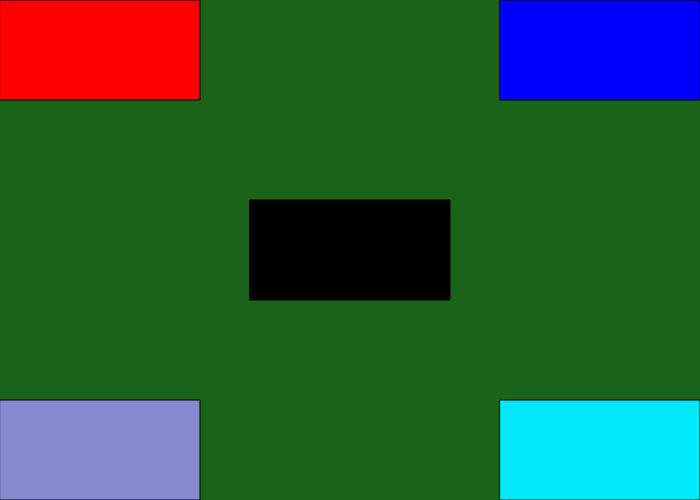
Frame 1 (no input)
Frame 60 (no input): identical to frame 1, image omitted
Frame 120 (the mouse pressed at the canvas centre since frame 60): identical to frame 1, image omitted

The p5.js sketch that drew this single still picture (run headless with seeded random() and noise() and a simulated clock; from frame 60 on, the mouse is pressed at the canvas centre):

// p5.js sketch
// ── sketch.js
function setup()
{
  //create a drawing service 700px wide, 500px tall
  createCanvas(700,500);
  
}

function draw()
{
  //create a background using RGB values
  background(25,100,25)

  // change the paint brush to a specific color according to RGB values
  fill(255,0,0);
  

  // create a rectangle at x,y coordinates 10,10 with length x height at 100 x 50
  rect(0,0,200,100);
  fill(0,0,255);
  rect(500,0,200,100);
  fill(134,139,209);
  rect(0,400,200,100);
  fill(0,233,250);
  rect(500,400,200,100);
  fill(0,0,0);
  rect(250,200,200,100)
    
}
